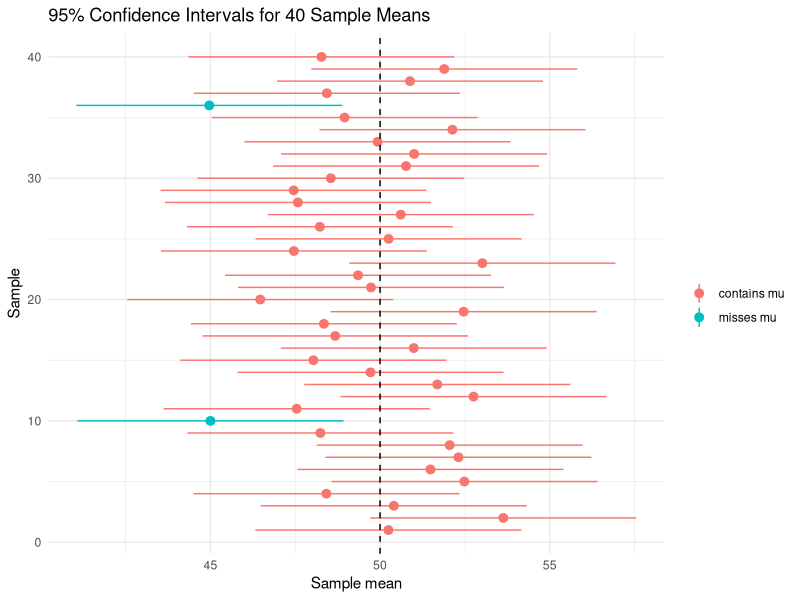
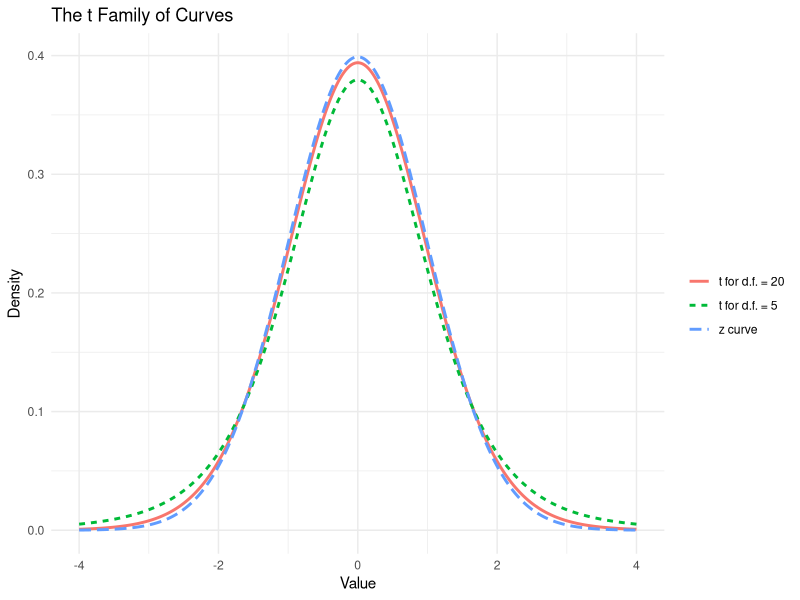
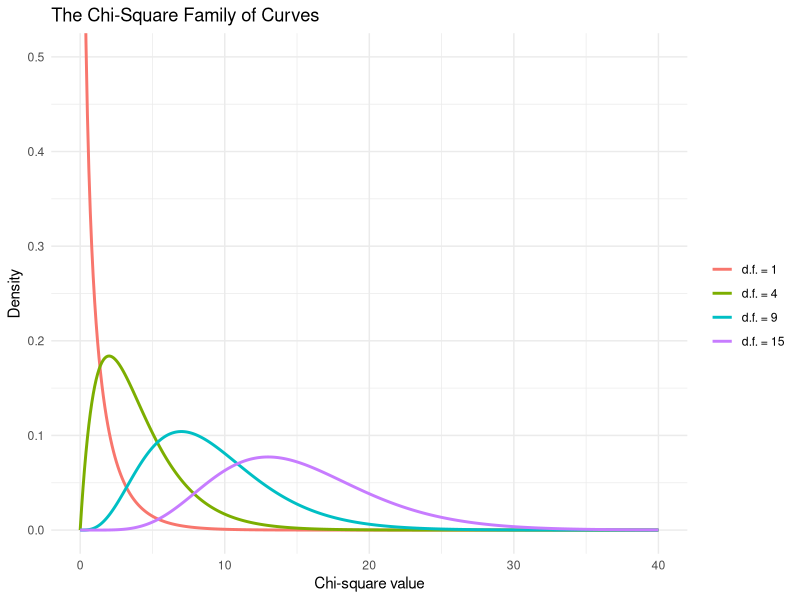

Reproduce these figures in R, in order.
## ---- chunk 1
library(tidyverse)
library(ggplot2)
knitr::opts_chunk$set(echo = TRUE, warning = FALSE, message = FALSE)
## ---- chunk 2
confidence_level <- c(0.90, 0.95, 0.99)
critical_z <- qnorm(1 - (1 - confidence_level) / 2)

knitr::kable(data.frame(Confidence = paste0(confidence_level * 100, "%"),
                        alpha = 1 - confidence_level,
                        z = round(critical_z, 3)), align = "c")
## ---- chunk 3
set.seed(2023)
pop_mean <- 50
pop_sd <- 10
sample_size <- 25
margin_error <- qnorm(0.975) * pop_sd / sqrt(sample_size)

intervals <- tibble(
  sample_id = 1:40,
  sample_mean = replicate(40, mean(rnorm(sample_size, pop_mean, pop_sd)))) |>
  mutate(lower = sample_mean - margin_error,
         upper = sample_mean + margin_error,
         result = if_else(lower <= pop_mean & pop_mean <= upper,
                          "contains mu", "misses mu"))
sum(intervals$result == "contains mu")
## ---- chunk 4
ggplot(intervals, aes(x = sample_id, y = sample_mean, color = result)) +
  geom_pointrange(aes(ymin = lower, ymax = upper)) +
  geom_hline(yintercept = pop_mean, linetype = "dashed") +
  coord_flip() +
  labs(title = "95% Confidence Intervals for 40 Sample Means",
       x = "Sample", y = "Sample mean", color = "") +
  theme_minimal()
## ---- chunk 5
sample_mean <- 34.0
pop_sd <- 2.8
sample_size <- 49

margin_error <- qnorm(0.975) * pop_sd / sqrt(sample_size)
round(margin_error, 1)
round(c(sample_mean - margin_error, sample_mean + margin_error), 1)
## ---- chunk 6
sample_mean <- 84.5
pop_sd <- 12.0
sample_size <- 64

margin_error <- qnorm(0.995) * pop_sd / sqrt(sample_size)
round(margin_error, 1)
round(c(sample_mean - margin_error, sample_mean + margin_error), 1)
## ---- chunk 7
confidence_level <- c(0.90, 0.94, 0.95, 0.98, 0.99)
tail_area <- (1 - confidence_level) / 2

knitr::kable(data.frame(Confidence = paste0(confidence_level * 100, "%"),
                        alpha_half = tail_area,
                        z = round(qnorm(1 - tail_area), 3)), align = "c")
## ---- chunk 8
dwell_hours <- c(36.42, 28.15, 51.70, 19.83, 44.26, 33.08, 62.55, 25.71, 40.19, 47.63,
                 30.94, 22.38, 55.02, 38.47, 29.66, 43.81, 26.50, 58.24, 34.75, 49.12,
                 21.07, 31.89, 45.33, 27.46, 53.18, 37.62, 24.91, 41.05, 32.27, 46.88)
sample_mean <- mean(dwell_hours)
pop_sd <- 12.6

margin_error <- qnorm(0.95) * pop_sd / sqrt(length(dwell_hours))
round(c(mean = sample_mean, margin = margin_error), 3)
round(c(sample_mean - margin_error, sample_mean + margin_error), 3)
## ---- chunk 9
pop_sd <- 4.5
margin_error <- 2

required_n <- (qnorm(0.995) * pop_sd / margin_error)^2
round(required_n, 2)
ceiling(required_n)
## ---- chunk 10
grid_x <- seq(-4, 4, length.out = 300)

t_curves <- tibble(
  x = rep(grid_x, 3),
  density = c(dnorm(grid_x), dt(grid_x, df = 5), dt(grid_x, df = 20)),
  curve = rep(c("z curve", "t for d.f. = 5", "t for d.f. = 20"),
              each = length(grid_x)))
## ---- chunk 11
ggplot(t_curves, aes(x, density, color = curve, linetype = curve)) +
  geom_line(linewidth = 1) +
  labs(title = "The t Family of Curves",
       x = "Value", y = "Density", color = "", linetype = "") +
  theme_minimal()
## ---- chunk 12
sample_size <- 18

round(qt(0.975, df = sample_size - 1), 3)
## ---- chunk 13
sample_mean <- 72.4
sample_sd <- 6.8
sample_size <- 16

margin_error <- qt(0.975, df = sample_size - 1) * sample_sd / sqrt(sample_size)
round(margin_error, 1)
round(c(sample_mean - margin_error, sample_mean + margin_error), 1)
## ---- chunk 14
monthly_revenue <- c(268, 292, 305, 318, 331, 347, 384)
sample_size <- length(monthly_revenue)
sample_mean <- mean(monthly_revenue)
sample_sd <- sd(monthly_revenue)

margin_error <- qt(0.995, df = sample_size - 1) * sample_sd / sqrt(sample_size)
round(c(mean = sample_mean, sd = sample_sd, margin = margin_error), 1)
round(c(sample_mean - margin_error, sample_mean + margin_error), 1)
## ---- chunk 15
knitr::kable(data.frame(
  Situation = c("sigma known, n >= 30", "sigma known, n < 30 (normal)",
                "sigma unknown, n >= 30", "sigma unknown, n < 30 (normal)"),
  Use = c("z and sigma", "z and sigma", "t and s", "t and s"),
  R = c("qnorm(1 - alpha/2)", "qnorm(1 - alpha/2)",
        "qt(1 - alpha/2, df = n - 1)", "qt(1 - alpha/2, df = n - 1)")),
  align = "c")
## ---- chunk 16
pickup_count <- 63
sample_size <- 180

p_hat <- pickup_count / sample_size
c(p_hat = p_hat, q_hat = 1 - p_hat)
## ---- chunk 17
excellent_count <- 375
sample_size <- 1250

p_hat <- excellent_count / sample_size
c(p_hat = p_hat, n_p_hat = sample_size * p_hat, n_q_hat = sample_size * (1 - p_hat))

margin_error <- qnorm(0.95) * sqrt(p_hat * (1 - p_hat) / sample_size)
round(margin_error, 3)
round(c(p_hat - margin_error, p_hat + margin_error), 3)
## ---- chunk 18
p_hat <- 0.64
sample_size <- 2400

margin_error <- qnorm(0.95) * sqrt(p_hat * (1 - p_hat) / sample_size)
round(margin_error, 3)
round(c(p_hat - margin_error, p_hat + margin_error), 3)
## ---- chunk 19
p_hat <- seq(0.1, 0.9, by = 0.1)
pq_table <- data.frame(p_hat = p_hat, q_hat = 1 - p_hat,
                       p_times_q = round(p_hat * (1 - p_hat), 2))
## ---- chunk 20
knitr::kable(pq_table, align = "c")
## ---- chunk 21
p_hat <- 0.65
margin_error <- 0.03

required_n <- p_hat * (1 - p_hat) * (qnorm(0.975) / margin_error)^2
round(required_n, 2)
ceiling(required_n)
## ---- chunk 22
p_hat <- 0.5
margin_error <- 0.03

required_n <- p_hat * (1 - p_hat) * (qnorm(0.975) / margin_error)^2
round(required_n, 2)
ceiling(required_n)
## ---- chunk 23
chi_curves <- expand_grid(df = c(1, 4, 9, 15),
                          x = seq(0, 40, length.out = 400)) |>
  mutate(density = dchisq(x, df),
         curve = fct_inorder(paste("d.f. =", df)))
## ---- chunk 24
ggplot(chi_curves, aes(x, density, color = curve)) +
  geom_line(linewidth = 1) +
  coord_cartesian(ylim = c(0, 0.5)) +
  labs(title = "The Chi-Square Family of Curves",
       x = "Chi-square value", y = "Density", color = "") +
  theme_minimal()
## ---- chunk 25
degrees_freedom <- 20 - 1

round(c(chi_right = qchisq(0.975, df = degrees_freedom),
        chi_left  = qchisq(0.025, df = degrees_freedom)), 3)
## ---- chunk 26
sample_sd <- 1.6
degrees_freedom <- 30 - 1

chi_limits <- qchisq(c(0.975, 0.025), df = degrees_freedom)
round(chi_limits, 3)

variance_limits <- degrees_freedom * sample_sd^2 / chi_limits
round(variance_limits, 2)
round(sqrt(variance_limits), 2)
## ---- chunk 27
daily_calls <- c(124, 127, 130, 130, 135,
                 140, 148, 155, 158, 163)
degrees_freedom <- length(daily_calls) - 1
sample_variance <- var(daily_calls)
sample_variance

chi_limits <- qchisq(c(0.95, 0.05), df = degrees_freedom)
round(chi_limits, 3)

variance_limits <- degrees_freedom * sample_variance / chi_limits
round(variance_limits, 1)
round(sqrt(variance_limits), 1)
